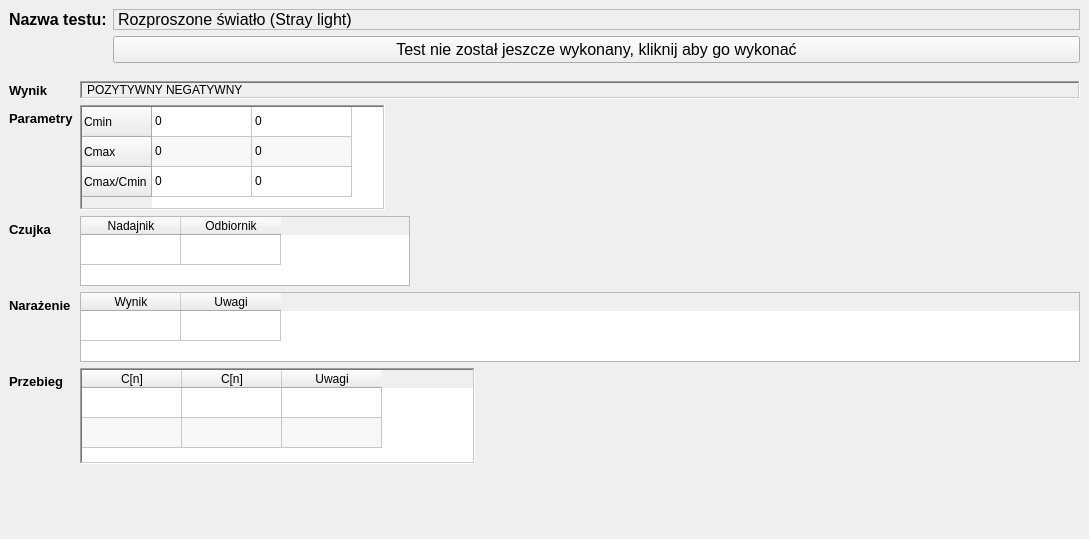
        <widget class="QWidget" name="pRozproszoneSwiatlo">
         <property name="styleSheet">
          <string notr="true"/>
         </property>
         <layout class="QVBoxLayout" name="verticalLayoutpRozproszoneSwiatlo">
          <property name="spacing">
           <number>0</number>
          </property>
          <property name="leftMargin">
           <number>0</number>
          </property>
          <property name="topMargin">
           <number>0</number>
          </property>
          <property name="rightMargin">
           <number>0</number>
          </property>
          <property name="bottomMargin">
           <number>0</number>
          </property>
          <item>
           <widget class="QWidget" name="rozproszoneSwiatloWidget" native="true">
            <property name="sizePolicy">
             <sizepolicy hsizetype="Preferred" vsizetype="Minimum">
              <horstretch>0</horstretch>
              <verstretch>0</verstretch>
             </sizepolicy>
            </property>
            <property name="minimumSize">
             <size>
              <width>0</width>
              <height>70</height>
             </size>
            </property>
            <property name="maximumSize">
             <size>
              <width>16777215</width>
              <height>80</height>
             </size>
            </property>
            <property name="font">
             <font>
              <family>Arial</family>
              <pointsize>12</pointsize>
             </font>
            </property>
            <layout class="QFormLayout" name="formLayoutrozproszoneSwiatloWidget">
             <property name="labelAlignment">
              <set>Qt::AlignLeading|Qt::AlignLeft|Qt::AlignTop</set>
             </property>
             <item row="0" column="0">
              <widget class="QLabel" name="eRozproszoneSwiatlonazwaTestu">
               <property name="font">
                <font>
                 <family>Arial</family>
                 <pointsize>12</pointsize>
                 <bold>true</bold>
                </font>
               </property>
               <property name="text">
                <string>Nazwa testu:</string>
               </property>
              </widget>
             </item>
             <item row="0" column="1">
              <widget class="QLabel" name="rozproszoneSwiatlonazwaTestu">
               <property name="maximumSize">
                <size>
                 <width>16777215</width>
                 <height>35</height>
                </size>
               </property>
               <property name="frameShape">
                <enum>QFrame::StyledPanel</enum>
               </property>
               <property name="text">
                <string>Rozproszone światło (Stray light)</string>
               </property>
              </widget>
             </item>
             <item row="1" column="1">
              <widget class="QPushButton" name="pbRozproszoneSwiatlo">
               <property name="text">
                <string>Test nie został jeszcze wykonany, kliknij aby go wykonać</string>
               </property>
              </widget>
             </item>
            </layout>
           </widget>
          </item>
          <item>
           <widget class="QWidget" name="rozproszoneSwiatloWyniki" native="true">
            <layout class="QFormLayout" name="formLayoutrozproszoneSwiatloWyniki">
             <item row="0" column="0">
              <widget class="QLabel" name="etRozproszoneSwiatloResult">
               <property name="font">
                <font>
                 <family>Arial</family>
                 <pointsize>10</pointsize>
                 <bold>true</bold>
                </font>
               </property>
               <property name="text">
                <string>Wynik</string>
               </property>
              </widget>
             </item>
             <item row="0" column="1">
              <widget class="QLabel" name="rozproszoneSwiatloResult">
               <property name="frameShape">
                <enum>QFrame::WinPanel</enum>
               </property>
               <property name="frameShadow">
                <enum>QFrame::Sunken</enum>
               </property>
               <property name="text">
                <string>POZYTYWNY NEGATYWNY</string>
               </property>
               <property name="margin">
                <number>2</number>
               </property>
               <property name="indent">
                <number>5</number>
               </property>
              </widget>
             </item>
             <item row="1" column="0">
              <widget class="QLabel" name="etrozproszoneSwiatloParametry">
               <property name="font">
                <font>
                 <family>Arial</family>
                 <pointsize>10</pointsize>
                 <bold>true</bold>
                </font>
               </property>
               <property name="text">
                <string>Parametry</string>
               </property>
              </widget>
             </item>
             <item row="1" column="1">
              <widget class="QTableWidget" name="rozproszoneSwiatloTableParams">
               <property name="sizePolicy">
                <sizepolicy hsizetype="Minimum" vsizetype="Minimum">
                 <horstretch>0</horstretch>
                 <verstretch>0</verstretch>
                </sizepolicy>
               </property>
               <property name="maximumSize">
                <size>
                 <width>305</width>
                 <height>105</height>
                </size>
               </property>
               <property name="frameShape">
                <enum>QFrame::WinPanel</enum>
               </property>
               <property name="verticalScrollBarPolicy">
                <enum>Qt::ScrollBarAsNeeded</enum>
               </property>
               <property name="horizontalScrollBarPolicy">
                <enum>Qt::ScrollBarAsNeeded</enum>
               </property>
               <property name="autoScroll">
                <bool>false</bool>
               </property>
               <property name="editTriggers">
                <set>QAbstractItemView::NoEditTriggers</set>
               </property>
               <property name="tabKeyNavigation">
                <bool>false</bool>
               </property>
               <property name="showDropIndicator" stdset="0">
                <bool>false</bool>
               </property>
               <property name="dragDropOverwriteMode">
                <bool>false</bool>
               </property>
               <property name="alternatingRowColors">
                <bool>true</bool>
               </property>
               <attribute name="horizontalHeaderVisible">
                <bool>false</bool>
               </attribute>
               <row>
                <property name="text">
                 <string>Cmin</string>
                </property>
               </row>
               <row>
                <property name="text">
                 <string>Cmax</string>
                </property>
               </row>
               <row>
                <property name="text">
                 <string>Cmax/Cmin</string>
                </property>
               </row>
               <column>
                <property name="text">
                 <string>Nazwa</string>
                </property>
               </column>
               <column>
                <property name="text">
                 <string>Wartość</string>
                </property>
               </column>
               <item row="0" column="0">
                <property name="text">
                 <string>0</string>
                </property>
               </item>
               <item row="0" column="1">
                <property name="text">
                 <string>0</string>
                </property>
               </item>
               <item row="1" column="0">
                <property name="text">
                 <string>0</string>
                </property>
               </item>
               <item row="1" column="1">
                <property name="text">
                 <string>0</string>
                </property>
               </item>
               <item row="2" column="0">
                <property name="text">
                 <string>0</string>
                </property>
               </item>
               <item row="2" column="1">
                <property name="text">
                 <string>0</string>
                </property>
               </item>
              </widget>
             </item>
             <item row="7" column="1">
              <spacer name="verticalSpacerRozproszoneSwiatlo">
               <property name="orientation">
                <enum>Qt::Vertical</enum>
               </property>
               <property name="sizeHint" stdset="0">
                <size>
                 <width>20</width>
                 <height>40</height>
                </size>
               </property>
              </spacer>
             </item>
             <item row="2" column="0">
              <widget class="QLabel" name="etRozproszoneSwiatloCzujka">
               <property name="font">
                <font>
                 <family>Arial</family>
                 <pointsize>10</pointsize>
                 <bold>true</bold>
                </font>
               </property>
               <property name="text">
                <string>Czujka</string>
               </property>
              </widget>
             </item>
             <item row="2" column="1">
              <widget class="QTableWidget" name="rozproszoneSwiatlotableCzujka">
               <property name="minimumSize">
                <size>
                 <width>309</width>
                 <height>70</height>
                </size>
               </property>
               <property name="maximumSize">
                <size>
                 <width>330</width>
                 <height>70</height>
                </size>
               </property>
               <property name="editTriggers">
                <set>QAbstractItemView::NoEditTriggers</set>
               </property>
               <attribute name="verticalHeaderVisible">
                <bool>false</bool>
               </attribute>
               <row>
                <property name="text">
                 <string>1</string>
                </property>
               </row>
               <column>
                <property name="text">
                 <string>Nadajnik</string>
                </property>
               </column>
               <column>
                <property name="text">
                 <string>Odbiornik</string>
                </property>
               </column>
              </widget>
             </item>
             <item row="5" column="1">
              <widget class="QLabel" name="rozproszoneSwiatloWynikNarazenia">
               <property name="text">
                <string/>
               </property>
              </widget>
             </item>
             <item row="3" column="1">
              <widget class="QTableWidget" name="rozproszoneSwiatloTableNarazenie">
               <property name="minimumSize">
                <size>
                 <width>1000</width>
                 <height>70</height>
                </size>
               </property>
               <property name="maximumSize">
                <size>
                 <width>1000</width>
                 <height>70</height>
                </size>
               </property>
               <property name="editTriggers">
                <set>QAbstractItemView::NoEditTriggers</set>
               </property>
               <attribute name="verticalHeaderVisible">
                <bool>false</bool>
               </attribute>
               <row>
                <property name="text">
                 <string>1</string>
                </property>
               </row>
               <column>
                <property name="text">
                 <string>Wynik</string>
                </property>
               </column>
               <column>
                <property name="text">
                 <string>Uwagi</string>
                </property>
               </column>
              </widget>
             </item>
             <item row="3" column="0">
              <widget class="QLabel" name="etRrozproszoneSwiatloWYnikNarazenia">
               <property name="font">
                <font>
                 <family>Arial</family>
                 <pointsize>10</pointsize>
                 <bold>true</bold>
                </font>
               </property>
               <property name="text">
                <string>Narażenie</string>
               </property>
              </widget>
             </item>
             <item row="4" column="1">
              <widget class="QTableWidget" name="rozproszoneSwiatloTablePrzebieg">
               <property name="minimumSize">
                <size>
                 <width>395</width>
                 <height>91</height>
                </size>
               </property>
               <property name="maximumSize">
                <size>
                 <width>395</width>
                 <height>110</height>
                </size>
               </property>
               <property name="frameShape">
                <enum>QFrame::WinPanel</enum>
               </property>
               <property name="sizeAdjustPolicy">
                <enum>QAbstractScrollArea::AdjustToContents</enum>
               </property>
               <property name="autoScroll">
                <bool>false</bool>
               </property>
               <property name="editTriggers">
                <set>QAbstractItemView::NoEditTriggers</set>
               </property>
               <property name="tabKeyNavigation">
                <bool>false</bool>
               </property>
               <property name="showDropIndicator" stdset="0">
                <bool>false</bool>
               </property>
               <property name="dragDropOverwriteMode">
                <bool>false</bool>
               </property>
               <property name="alternatingRowColors">
                <bool>true</bool>
               </property>
               <property name="selectionMode">
                <enum>QAbstractItemView::NoSelection</enum>
               </property>
               <property name="wordWrap">
                <bool>false</bool>
               </property>
               <property name="cornerButtonEnabled">
                <bool>false</bool>
               </property>
               <attribute name="horizontalHeaderCascadingSectionResizes">
                <bool>true</bool>
               </attribute>
               <attribute name="horizontalHeaderMinimumSectionSize">
                <number>30</number>
               </attribute>
               <attribute name="verticalHeaderVisible">
                <bool>false</bool>
               </attribute>
               <attribute name="verticalHeaderCascadingSectionResizes">
                <bool>true</bool>
               </attribute>
               <attribute name="verticalHeaderShowSortIndicator" stdset="0">
                <bool>false</bool>
               </attribute>
               <attribute name="verticalHeaderStretchLastSection">
                <bool>false</bool>
               </attribute>
               <row>
                <property name="text">
                 <string>1</string>
                </property>
               </row>
               <row>
                <property name="text">
                 <string>2</string>
                </property>
               </row>
               <column>
                <property name="text">
                 <string>C[n]</string>
                </property>
               </column>
               <column>
                <property name="text">
                 <string>C[n]</string>
                </property>
               </column>
               <column>
                <property name="text">
                 <string>Uwagi</string>
                </property>
               </column>
              </widget>
             </item>
             <item row="4" column="0">
              <widget class="QLabel" name="etRozproszoneSwiatloPrzebieg">
               <property name="font">
                <font>
                 <family>Arial</family>
                 <pointsize>10</pointsize>
                 <bold>true</bold>
                </font>
               </property>
               <property name="text">
                <string>Przebieg</string>
               </property>
              </widget>
             </item>
            </layout>
           </widget>
          </item>
         </layout>
        </widget>
